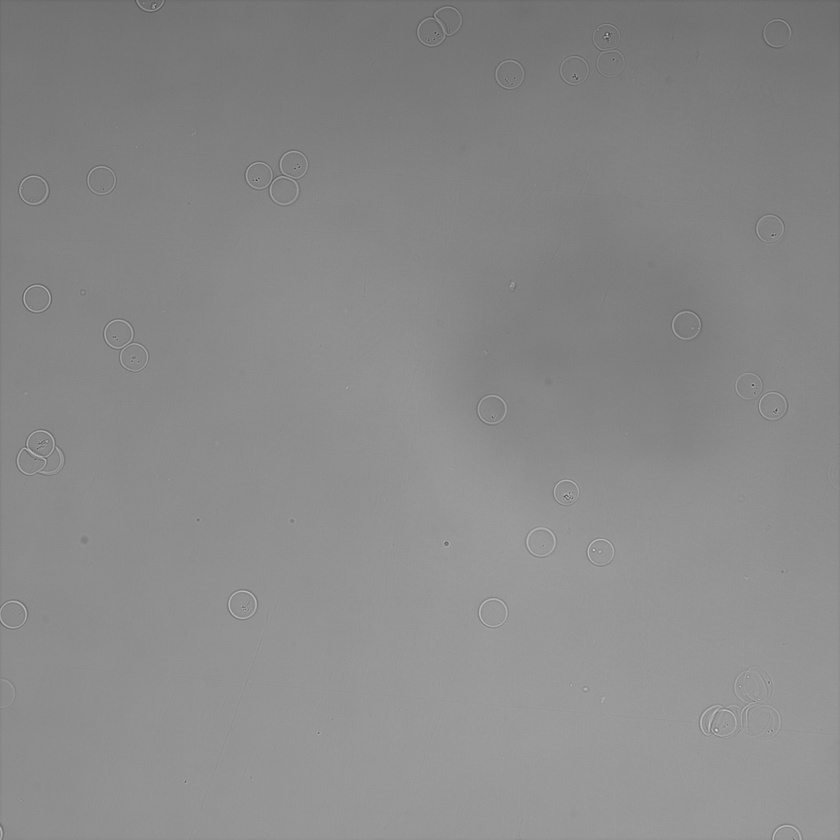
#> input picture model_evaluation_data/raw_images_unsplit/IMAGE10.jpg, 840 x 840 px, shrunk from 2048 x 2048 before the run; its folder holds only this picture in this run
$ python temp.py
#> lines starting #> are read from the running program, lines starting #| are printed output that depends on the picture
import os
from PIL import Image

# Define input and output directories
input_dir = 'raw_images_unsplit'
output_dir = 'large_split_images'

# Create the output directory if it doesn't exist
os.makedirs(output_dir, exist_ok=True)

# Function to split an image into 9 parts
def split_image(image_path, output_dir):
#> called with image_path = 'raw_images_unsplit/IMAGE10.jpg', output_dir = 'large_split_images'
    image = Image.open(image_path)
#> image is the input picture: PIL image 840x840 RGB; min 56, max 215, mean 137.7
    width, height = image.size
#> width = 840; height = 840
    if width != height:
        print(f"Skipping {image_path}, as it's not a square image.")
        return

    # Calculate the size of each smaller image
    split_size = width // 3
#> split_size = 280

    # Split the image into 9 smaller images
    count = 1
    for i in range(3):
        for j in range(3):
            left = j * split_size
            upper = i * split_size
            right = left + split_size
            lower = upper + split_size
            cropped_image = image.crop((left, upper, right, lower))
            # Create a name for the cropped image and save it
            base_name = os.path.basename(image_path)
            file_name = f"{os.path.splitext(base_name)[0]}_{count}.png"
            cropped_image.save(os.path.join(output_dir, file_name))
            count += 1
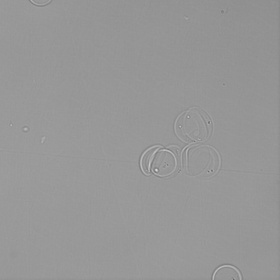
#> cropped_image: PIL image 280x280 RGB; min 100, max 215, mean 150.8
#> after the loop, count = 10
    print(f"Saved 9 split images for {os.path.basename(image_path)}.")
#| Saved 9 split images for IMAGE10.jpg.

# Iterate through all images in the input directory and split them
for image_name in os.listdir(input_dir):
    if image_name.endswith('.jpg') or image_name.endswith('.png'):
        image_path = os.path.join(input_dir, image_name)
        split_image(image_path, output_dir)

print("All images have been split and saved.")

$ run again, on model_evaluation_data/raw_images_unsplit/IMAGE_2.png
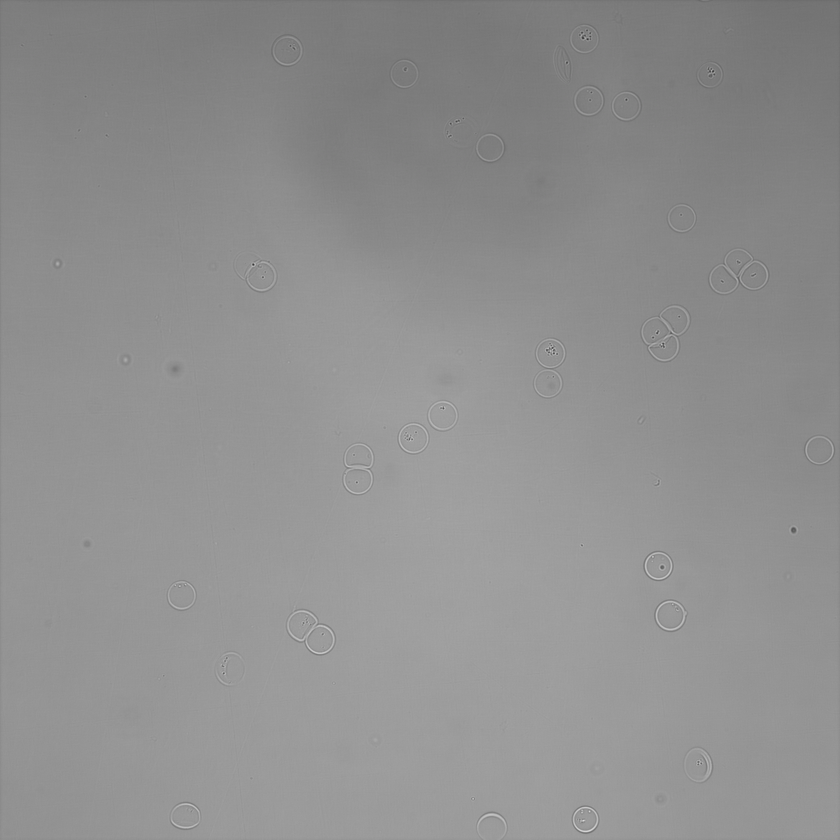
#> input picture model_evaluation_data/raw_images_unsplit/IMAGE_2.png, 840 x 840 px, shrunk from 2048 x 2048 before the run
#> in split_image, image is the input picture: PIL image 840x840 RGB; mean R, G, B 143.6, 143.6, 143.6
#> after the loop in split_image, `for i in range(3):`:
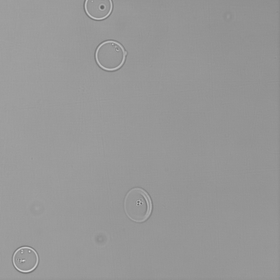
#> cropped_image: PIL image 280x280 RGB; mean R, G, B 151.2, 151.2, 151.2
#> after the loop in split_image, `for i in range(3):`: count = 10
#| Saved 9 split images for IMAGE_2.png.

$ run again, on model_evaluation_data/raw_images_unsplit/IMAGE_3.png
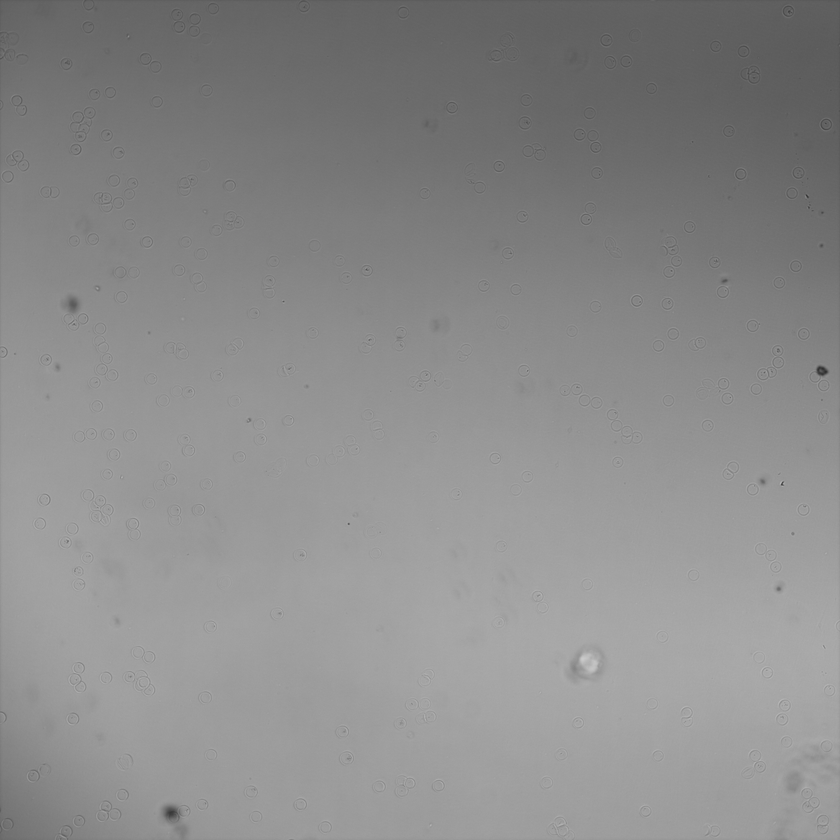
#> input picture model_evaluation_data/raw_images_unsplit/IMAGE_3.png, 840 x 840 px, shrunk from 2048 x 2048 before the run
#> in split_image, image is the input picture: PIL image 840x840 RGB; mean R, G, B 139.3, 139.3, 139.3
#> the loop in split_image, `for i in range(3):` made 3 passes
#> pass 1, in split_image, `cropped_image.save(os.path.join(output_dir, file_name))`:
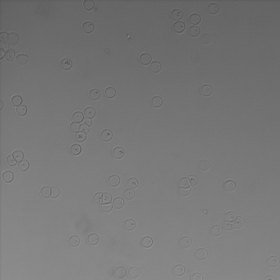
#> saved as IMAGE_3_1.png: PIL image 280x280 RGB; mean R, G, B 119, 119, 119
#> after the loop in split_image, `for i in range(3):`:
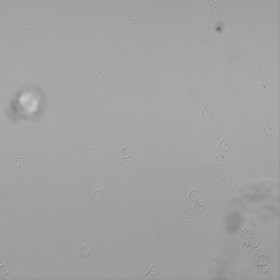
#> cropped_image: PIL image 280x280 RGB; min 109, max 202, mean 162.2
#> after the loop in split_image, `for i in range(3):`: count = 10
#| Saved 9 split images for IMAGE_3.png.

$ run again, on model_evaluation_data/raw_images_unsplit/IMAGE_4.png
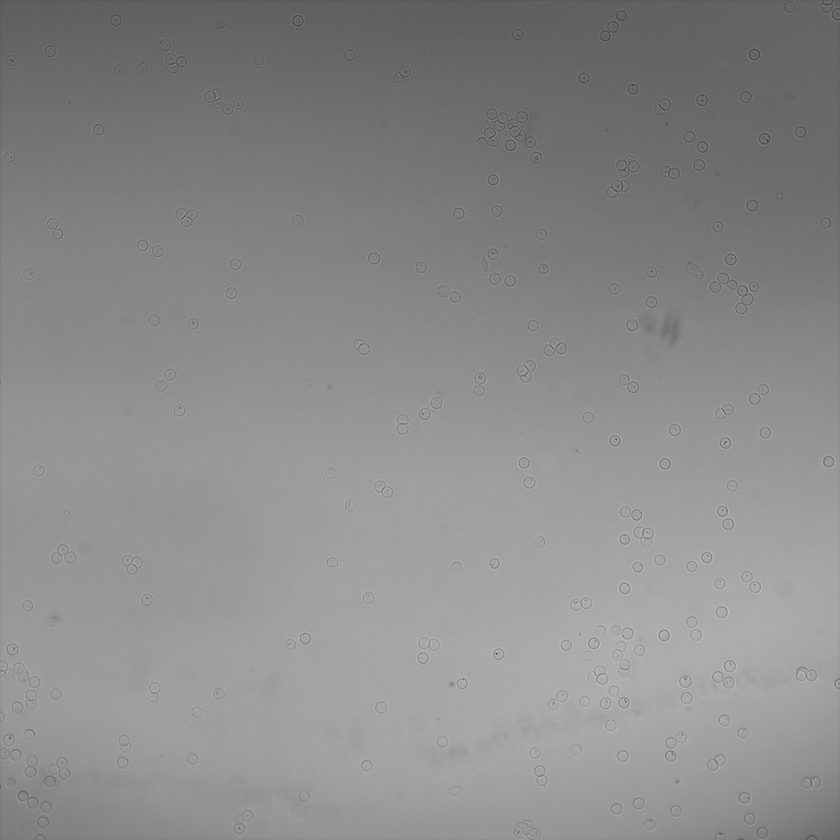
#> input picture model_evaluation_data/raw_images_unsplit/IMAGE_4.png, 840 x 840 px, shrunk from 2048 x 2048 before the run
#> in split_image, image is the input picture: PIL image 840x840 RGB; mean R, G, B 138.9, 138.9, 138.9
#> the loop in split_image, `for i in range(3):` made 3 passes
#> pass 1, in split_image, `cropped_image.save(os.path.join(output_dir, file_name))`:
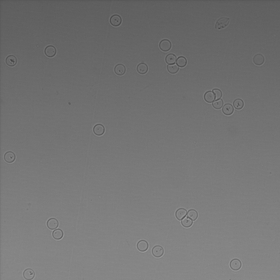
#> saved as IMAGE_4_1.png: PIL image 280x280 RGB; mean R, G, B 116.1, 116.1, 116.1
#> after the loop in split_image, `for i in range(3):`:
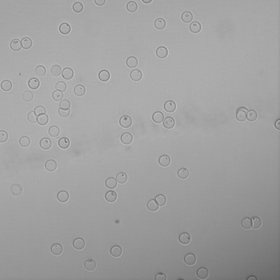
#> cropped_image: PIL image 280x280 RGB; mean R, G, B 160.2, 160.2, 160.2
#> after the loop in split_image, `for i in range(3):`: count = 10
#| Saved 9 split images for IMAGE_4.png.

$ run again, on model_evaluation_data/raw_images_unsplit/IMAGE11.png
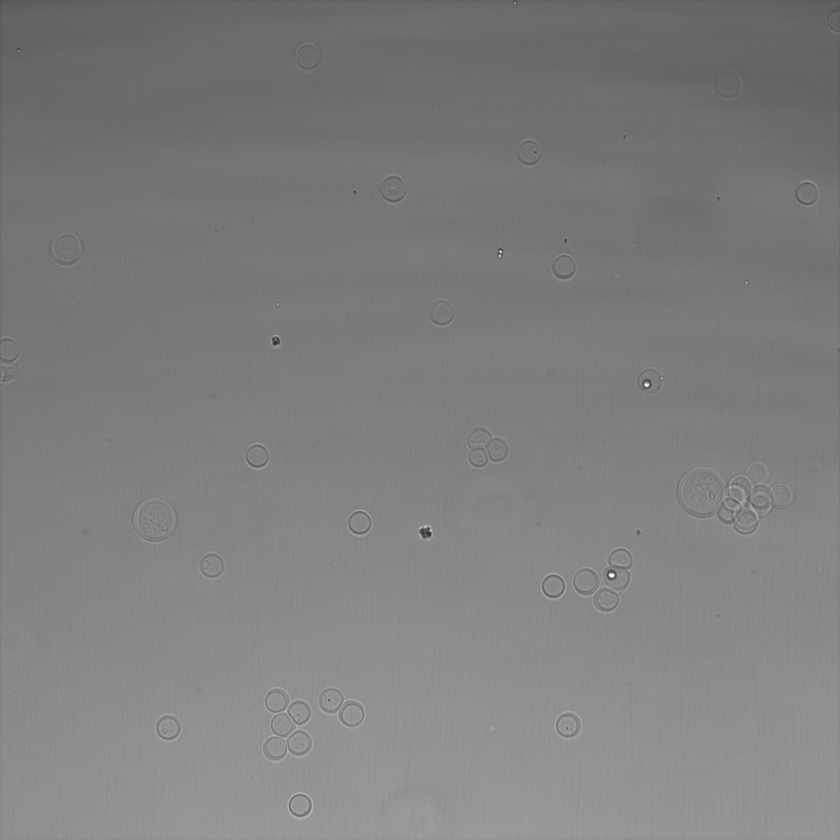
#> input picture model_evaluation_data/raw_images_unsplit/IMAGE11.png, 840 x 840 px, shrunk from 2048 x 2048 before the run
#> in split_image, image is the input picture: PIL image 840x840 RGB; mean R, G, B 126.4, 126.4, 126.4
#> the loop in split_image, `for i in range(3):` made 3 passes
#> pass 1, in split_image, `cropped_image.save(os.path.join(output_dir, file_name))`:
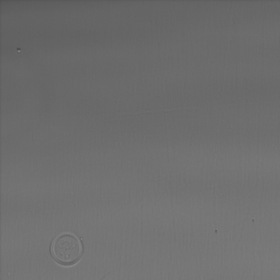
#> saved as IMAGE11_1.png: PIL image 280x280 RGB; mean R, G, B 110.2, 110.2, 110.2
#> after the loop in split_image, `for i in range(3):`:
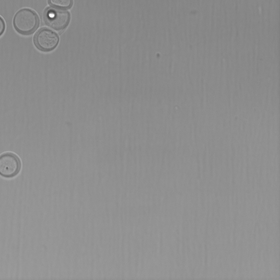
#> cropped_image: PIL image 280x280 RGB; mean R, G, B 141.7, 141.7, 141.7
#> after the loop in split_image, `for i in range(3):`: count = 10
#| Saved 9 split images for IMAGE11.png.
